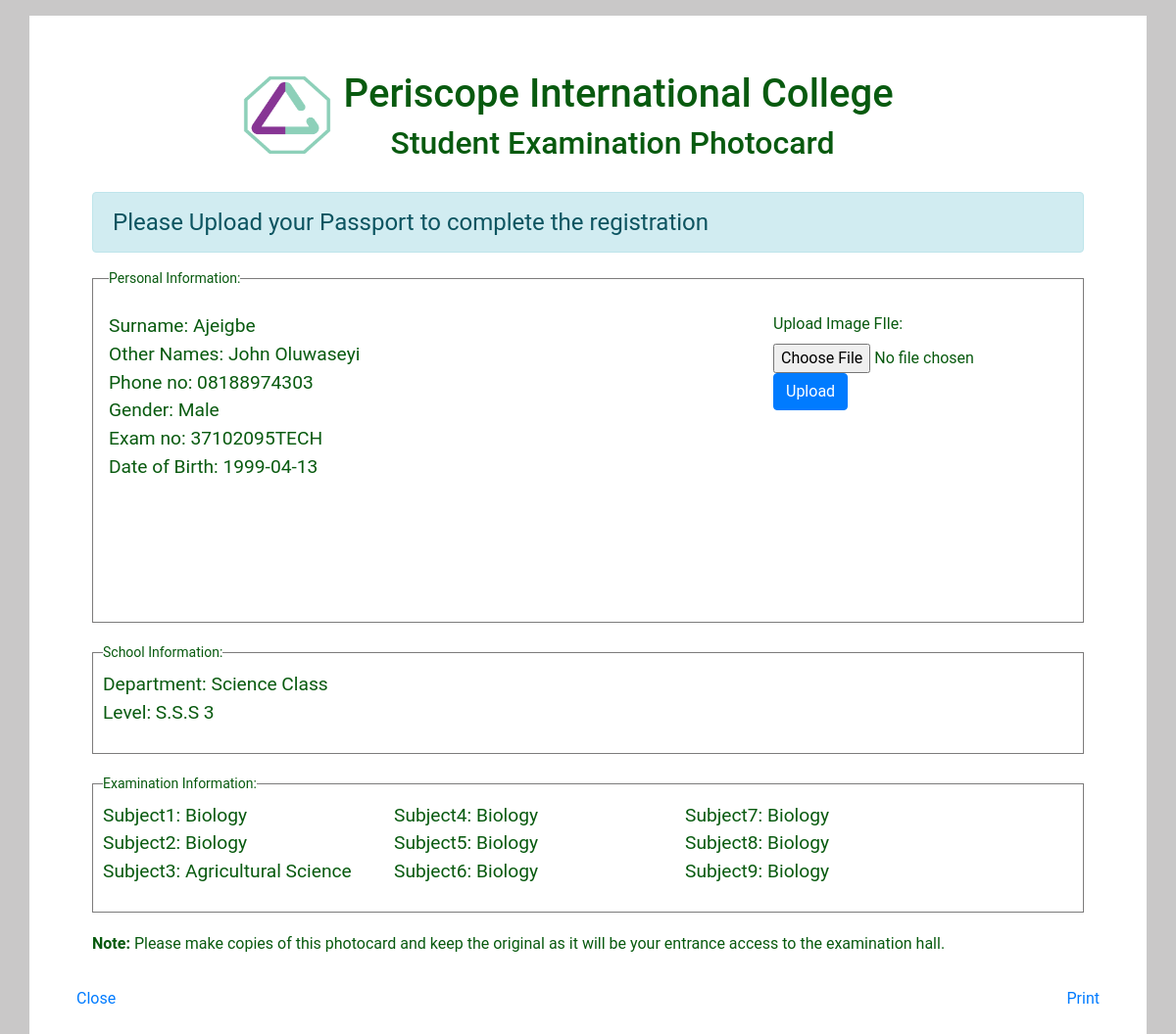
Screenshot of /onlineForm/output.php (signed in) with the database file from the repository.
### tables this page shows
CREATE TABLE `register` (
  `id` int(11) NOT NULL,
  `surname` varchar(300) NOT NULL,
  `otherNames` varchar(300) NOT NULL,
  `gender` varchar(300) NOT NULL,
  `phoneNumber` varchar(300) NOT NULL,
  `DateOfBirth` varchar(300) NOT NULL,
  `department` varchar(300) NOT NULL,
  `level` varchar(300) NOT NULL,
  `passport` varchar(300) NOT NULL,
  `subject1` varchar(300) NOT NULL,
  `subject2` varchar(300) NOT NULL,
  `subject3` varchar(300) NOT NULL,
  `subject4` varchar(300) NOT NULL,
  `subject5` varchar(300) NOT NULL,
  `subject6` varchar(300) NOT NULL,
  `subject7` varchar(300) NOT NULL,
  `subject8` varchar(300) NOT NULL,
  `subject9` varchar(300) NOT NULL,
  `examNumber` varchar(300) NOT NULL,
  `regDate` timestamp NOT NULL DEFAULT CURRENT_TIMESTAMP ON UPDATE CURRENT_TIMESTAMP
);

CREATE TABLE `class` (
  `id` int(11) NOT NULL,
  `class` varchar(255) NOT NULL,
  `sortname` varchar(255) NOT NULL
);

### onlineForm/output.php (the view, shortened to what this page needs)
<?php
require_once ('includes/config.php');
 $id = $_SESSION['id'];
$select = mysqli_query($con,"SELECT * FROM register  WHERE id = '$id'");
$fetch  = mysqli_fetch_array($select);
$department = $fetch['department'];
?>
<?php
$selectDept = mysqli_query($con,"SELECT * FROM register JOIN class on register.department = class.id WHERE class.id = '$department'");
$deptFetch  = mysqli_fetch_array($selectDept);
$d = $deptFetch['class'];
?>
<!DOCTYPE html>
<html lang="en">
<head>
    <link rel="stylesheet" type="text/css" href="assets/bootstrap/css/bootstrap.min.css">
	<link rel="stylesheet" type="text/css" href="css/output.css">
</head>
<body>
	<div class="container p-5 mt-3">
		<div class="row">
		<header>
	<div class="card-head">
			<img src="images/tri_icon-02.png" alt="School Logo" class="img-responsive">
			<h1 class="">Periscope International  College <br> <span class="ml-5">Student Examination Photocard</span></h1>
		</div>
    </header>
		</div>
			<div class="row">
			<div class=" col-sm-12">
			<div class="content p-3">
						<div class="alert alert-info" style="font-size: 1.5rem;" id="alert">Please Upload your Passport to complete the registration</div>
				<fieldset class="scheduler-border p-3">
					<legend class="scheduler-border">Personal Information:</legend>
					<div class="personal-info">
					<p class="data"> Surname: <span> <?php echo $fetch['surname'];?></span><br>
						Other Names: <span><?php echo $fetch['otherNames'];?></span><br>
						Phone no: <span><?php echo $fetch['phoneNumber'];?></span><br>
						Gender: <span><?php echo $fetch['gender'];?></span><br>
						Exam no: <span><?php echo $fetch['examNumber'];?></span><br>
						Date of Birth: <span><?php echo $fetch['DateOfBirth'];?></span><br>
				</p>
					</div>
					<div class="imageArea">
							<form id="uploadForm" action="includes/imageUpload.php" method="post">
					<div class="photograph" id="targetLayer">
							<label>Upload Image FIle:</label>
						<input type="file" name="userPassport">
						<input type="submit" value="Upload" name="uploadImage" class="btn btn-primary">
						</div>
						</form>
					</div>
				</fieldset>
				<fieldset class="scheduler-border">
					<legend class="scheduler-border">School Information:</legend>
					<p class="data">Department: <span> <?php echo $d;?></span><br>
						Level: <span><?php echo $fetch['level'];?></span><br>
				</fieldset>
				<fieldset class="scheduler-border">
					<legend class="scheduler-border">Examination Information:</legend>
					<div class="col1">
					<p class="data">Subject1: <span> <?php echo $fetch['subject1'];?></span><br>
						Subject2: <span><?php echo $fetch['subject2'];?></span><br>
						Subject3: <span><?php echo $fetch['subject3'];?></span><br>
					</div>
					<div class="col2">
					<p class="data">Subject4: <span> <?php echo $fetch['subject4'];?></span><br>
						Subject5: <span><?php echo $fetch['subject5'];?></span><br>
						Subject6: <span><?php echo $fetch['subject6'];?></span><br>
					</div>
					<div class="col3">
					<p class="data">Subject7: <span> <?php echo $fetch['subject7'];?></span><br>
						Subject8: <span><?php echo $fetch['subject8'];?></span><br>
						Subject9: <span><?php echo $fetch['subject9'];?></span><br>
					</div>
				</fieldset>
			<p><strong>Note:</strong> Please make copies of this photocard and keep the original as it will be your entrance access to the examination hall.</p>
			</div>
			<a href="index.php">Close</a>
			<a href="#" onclick="printCard()" style="text-decoration:none; cursor:pointer; float:right;">Print</a>
	</div>
</div>
	</div>
</body>
</html>

### rows the page displays
register: surname "Ajeigbe", otherNames "John Oluwaseyi", phoneNumber "08188974303", gender "Male", examNumber "37102095TECH", DateOfBirth "1999-04-13", level "S.S.S 3", subject1 "Biology", subject2 "Biology", subject3 "Agricultural Science", subject4 "Biology", subject5 "Biology", subject6 "Biology", subject7 "Biology", subject8 "Biology", subject9 "Biology"
class: class "Science Class"
